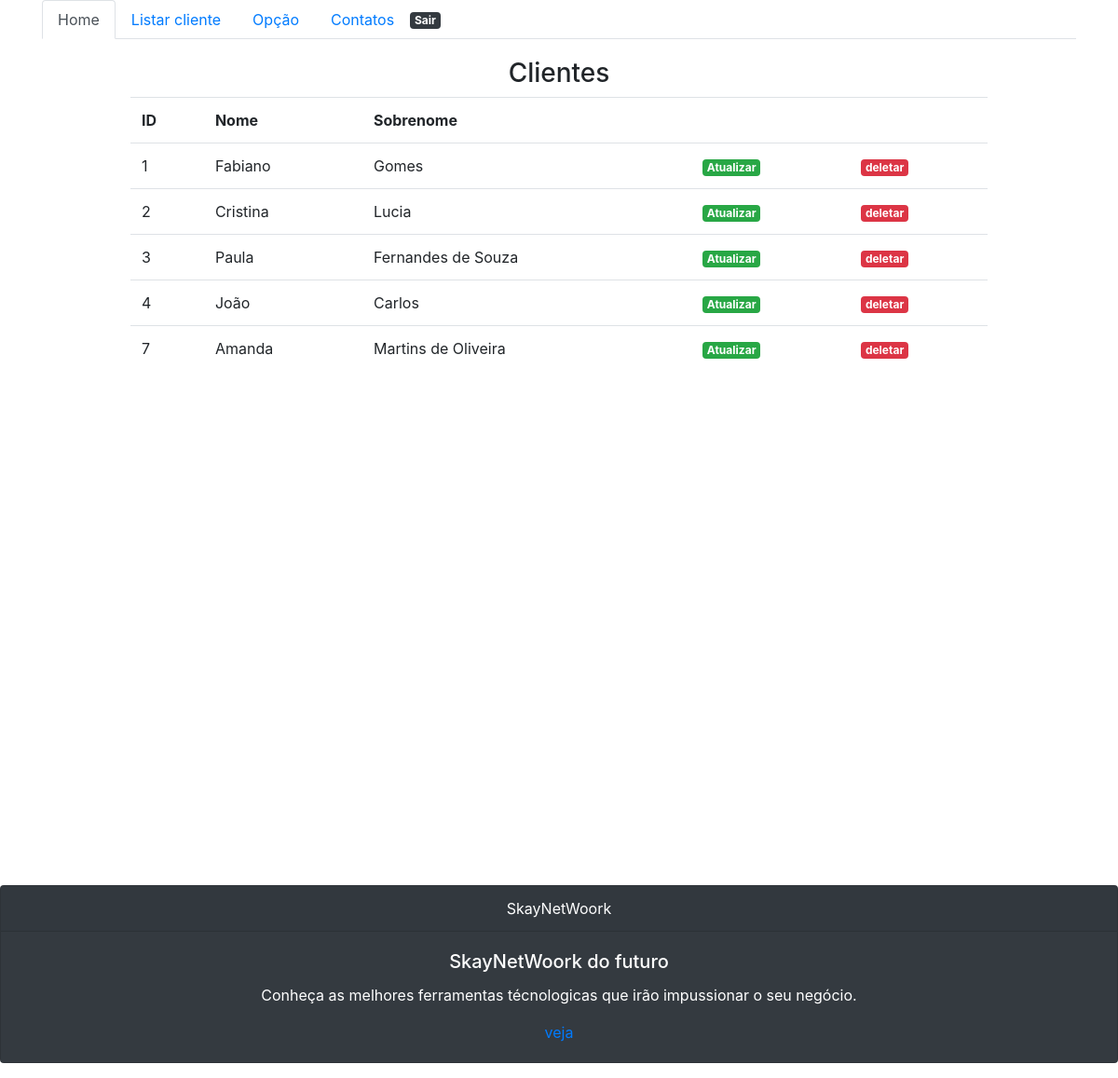
Screenshot of /cliente/listar/ (signed in) with the database file from the repository.
### cliente/models.py (models this page shows, shortened)
class ClienteBD(models.Model):
	nome = models.CharField(max_length=30)
	sobre_nome= models.CharField(max_length=30)
	idade = models.CharField(max_length=30)
	cpf = models.CharField(max_length=30)
	foto = models.ImageField(upload_to= 'fotos_clientes', null=True, blank=True)

### cliente/views.py (the view)
# urls.py: path('listar/', listarCliente, name='listarCliente'),
@login_required
def listarCliente(request):
	cliente = ClienteBD.objects.all()
	return render(request, 'listar.html' , {'clientes':cliente})

### cliente/templates/listar.html (shortened to what this page needs)
{% extends 'base.html' %}
{% block container %}
<main>
	<div class="row">
		<div class="col-md">
		</div>
		<div class="col-md-10" style='height: 670px'>
			<article>
				<header>
					<h3>Clientes</h3>
				</header>
			   <div class="box-body table-responsive no-padding">
		           <table class="table table-hover">
			            <tr>
			              <th>ID</th>
			              <th>Nome</th>
			              <th>Sobrenome</th>
			              <th> </th>
			              <th></th>
			            </tr>
			            {% for cliente in clientes %}
				            <tr>
				              <td>{{cliente.id}}</td>
				               <td>{{cliente.nome}}</td>
				               <td>{{cliente.sobre_nome}}</td>
				               <td><a href="{% url 'atualizarCliente' cliente.id  %}" class="badge badge-success">Atualizar</a></td>
				               <td><a href="{% url 'deletarCliente' cliente.id  %}" class="badge badge-danger">deletar</a></td>
				            </tr>
			            {% endfor %}
		          </table>
	       	   </div>
			</article>
		</div>
		<div class="col-md">
		</div>
	</div>
</main>
{% endblock %}

### cliente/templates/base.html (shortened to what this page needs)
{% load static %}
<!DOCTYPE html>
<html>
<head>
	<link rel="stylesheet" type="text/css" href=" {%  static 'css/estilo.css' %}">
	<link rel="stylesheet" href="https://stackpath.bootstrapcdn.com/bootstrap/4.1.3/css/bootstrap.min.css">
	<link rel="stylesheet" href="https://cdnjs.cloudflare.com/ajax/libs/font-awesome/4.7.0/css/font-awesome.min.css">
	<link rel="stylesheet" href="">
</head>
<body>
	<div class="container">
		<header>
		<nav>
			<ul class="nav nav-tabs">
			  <li class="nav-item">
			    <a class="nav-link active" href="{% url 'home' %}">Home</a>
			  </li>
			  <li class="nav-item">
			    <a class="nav-link" href="{% url 'listarCliente' %}">Listar cliente</a>
			  </li>
			  <li class="nav-item">
			    <a class="nav-link" href="{% url 'opcao' %}">Opção</a>
			  </li>
			  <li class="nav-item">
			    <a class="nav-link" href="#">Contatos</a>
			  </li>
			  <li>
				{% if user.is_authenticated %}
				<a href="{% url 'logout' %}" class="badge badge-dark" style="margin-top: 5px;">Sair</a>
				{% else %}
				<a  href="{% url 'login' %}" class="badge badge-dark" style="margin-top: 15px;">Entrar</a>
				{% endif%}
			 </li>
		    </ul>
		</nav>
		</header>
		{% block container %}
		{% endblock %}
	</div>
	<footer>
		<div class="card text-white bg-dark mb-3" >
		  <div class="card-header">SkayNetWoork</div>
		  <div class="card-body">
		    <h5 class="card-title">SkayNetWoork do futuro</h5>
		   <p class="card-text">Conheça as melhores ferramentas técnologicas que irão impussionar o seu negócio.</p>
		   <a href="#" title="">veja</a>
	    </div>
	</footer>
</body>
</html>

### estaticos/css/estilo.css (style rules this page uses)
footer { width: 100%; height:auto; margin-top: 50px; text-align: center; }
article { margin-bottom: 10px; margin-top: 20px; }
h3 { text-align: center; margin-bottom: 25px; }
.container { height: 900px; }

### rows the page displays
ClienteBD: id "1", nome "Fabiano", sobre_nome "Gomes"
ClienteBD: id "2", nome "Cristina", sobre_nome "Lucia"
ClienteBD: id "3", nome "Paula", sobre_nome "Fernandes de Souza"
ClienteBD: id "4", nome "João", sobre_nome "Carlos"
ClienteBD: id "7", nome "Amanda", sobre_nome "Martins de Oliveira"
